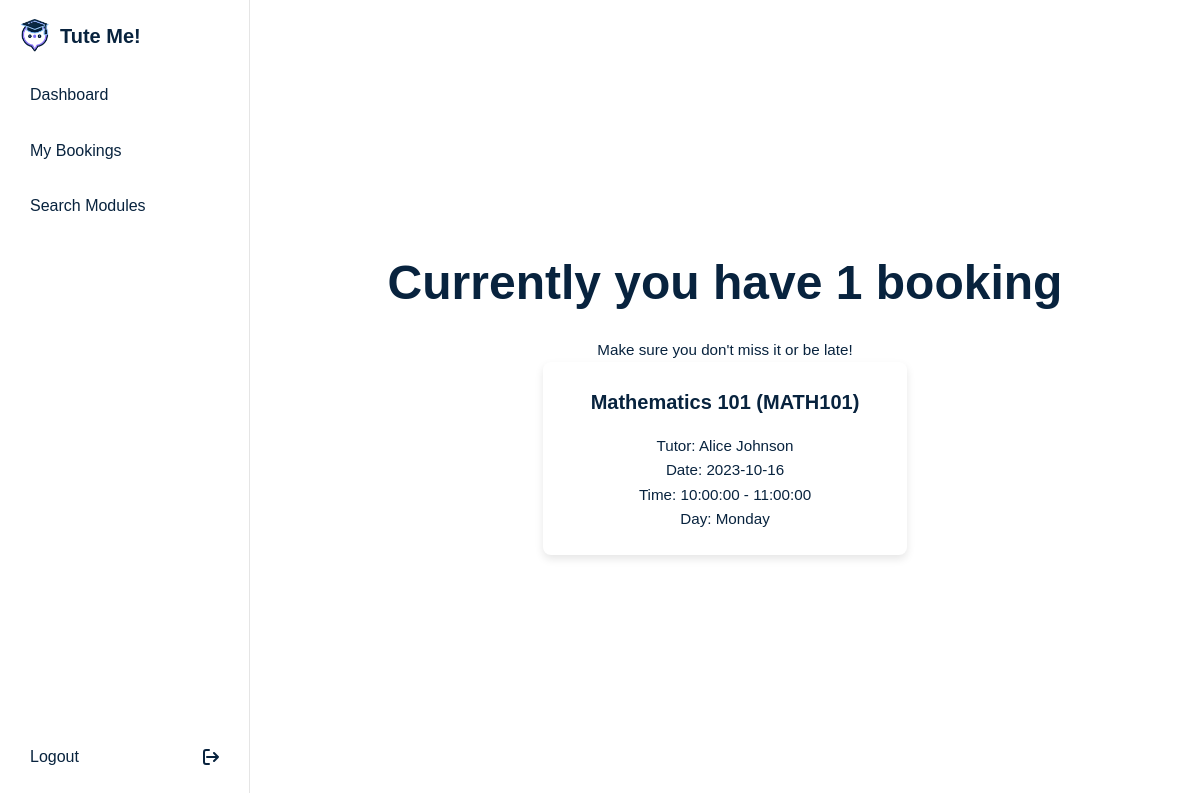
Screenshot of /view_bookings (signed in) with the database file from the repository.
### app/models.py (models this page shows, shortened)
class Booking(db.Model):
    __tablename__ = 'bookings'
    booking_id = db.Column(db.Integer, primary_key=True, autoincrement=True)
    student_id = db.Column(db.Integer, db.ForeignKey('users.user_id'), nullable=False)
    tutor_id = db.Column(db.Integer, db.ForeignKey('users.user_id'), nullable=False)
    module_id = db.Column(db.Integer, db.ForeignKey('modules.module_id'), nullable=False)
    availability_id = db.Column(db.Integer, db.ForeignKey('tutor_availability.availability_id'), nullable=False)
    booking_date = db.Column(db.Date, nullable=False)
    module = db.relationship('Module', backref='bookings')
    tutor = db.relationship('User', foreign_keys=[tutor_id], backref='tutor_bookings')
    student = db.relationship('User', foreign_keys=[student_id], backref='student_bookings')  # Add this line
    availability = db.relationship('TutorAvailability', backref='bookings')
    __table_args__ = (
        db.UniqueConstraint('tutor_id', 'module_id', 'booking_date', 'availability_id', name='unique_booking'),
    )

class Module(db.Model):
    __tablename__ = 'modules'
    module_id = db.Column(db.Integer, primary_key=True)
    module_name = db.Column(db.String(80), nullable=False)
    module_code = db.Column(db.String(10), unique=True, nullable=False)
    description = db.Column(db.String(200), nullable=True)

class User(db.Model):
    __tablename__ = 'users'
    user_id = db.Column(db.Integer, primary_key=True)
    username = db.Column(db.String(80), unique=True, nullable=False)
    email = db.Column(db.String(120), unique=True, nullable=False)
    password = db.Column(db.String(120), nullable=False)
    role = db.Column(db.String(20), nullable=False)
    name = db.Column(db.String(80), nullable=False)
    surname = db.Column(db.String(80), nullable=False)

class TutorAvailability(db.Model):
    __tablename__ = 'tutor_availability'
    availability_id = db.Column(db.Integer, primary_key=True, autoincrement=True)
    tutor_id = db.Column(db.Integer, db.ForeignKey('users.user_id'), nullable=False)
    module_id = db.Column(db.Integer, db.ForeignKey('modules.module_id'), nullable=False)
    day_of_week = db.Column(db.String(10), nullable=False)
    start_time = db.Column(db.Time, nullable=False)
    end_time = db.Column(db.Time, nullable=False)
    module = db.relationship('Module', backref='tutor_availabilities')
    __table_args__ = (
        db.UniqueConstraint('tutor_id', 'module_id', 'day_of_week', 'start_time', 'end_time', name='unique_availability'),
    )

### app/routes/student.py (the view)
@router.route('/view_bookings')
def view_bookings():
    if 'user_id' not in session or session['role'] != 'student':
        flash('Please log in as a student', 'error')
        return redirect(url_for('main.login'))
    student_id = session['user_id']
    bookings = (
        Booking.query
        .filter_by(student_id=student_id)
        .join(Module, Booking.module_id == Module.module_id)
        .join(User, Booking.tutor_id == User.user_id)
        .join(TutorAvailability, Booking.availability_id == TutorAvailability.availability_id)
        .all()
    )
    return render_template('view_bookings.html', bookings=bookings)

### app/templates/view_bookings.html
{% extends "base.html" %}
{% block content %}
<section class="view-bookings">
    {% if bookings|length == 1 %}
        <div class="title">
            <h1>Currently you have {{ bookings|length }} booking</h1>
            <p>Make sure you don't miss it or be late!</p>
        </div>
    {% elif bookings|length > 1 %}
        <div class="title">
            <h1>Currently you have {{ bookings|length }} bookings</h1>
            <p>Make sure you don't miss it or be late!</p>
        </div>
    {% endif %}
    {% if bookings %}
        <div class="cards">
            {% for booking in bookings %}
                <div class="card">
                    <h3>{{ booking.module.module_name }} ({{ booking.module.module_code }})</h3>
                    <p>Tutor: {{ booking.tutor.name }} {{ booking.tutor.surname }}</p>
                    <p>Date: {{ booking.booking_date }}</p>
                    <p>Time: {{ booking.availability.start_time }} - {{ booking.availability.end_time }}</p>
                    <p>Day: {{ booking.availability.day_of_week }}</p>
                </div>
            {% endfor %}
        </div>
    {% else %}
        <p>You have no bookings.</p>
    {% endif %}
</section>
{% endblock %}

### app/static/styles/sass.css (style rules this page uses)
h1, h2, h3 { font-weight: 700; color: #08233E; margin-bottom: 1rem; }
h1 { font-size: 3em; }
h3 { font-size: 1.25em; }
p { font-size: 0.95em; }
* { margin: 0; padding: 0; box-sizing: border-box; }
html { scroll-behavior: smooth; }
body { background-color: #FFFFFF; line-height: 1.6; font-family: "Poppins", sans-serif; font-weight: 500; color: #08233E; }
.cards { display: flex; justify-content: center; gap: 2rem; width: 100%; }
.cards .card { background-color: #FFFFFF; border-radius: 0.5rem; padding: 1.5rem; width: 40%; box-shadow: 0 0.25rem 0.5rem rgba(0, 0, 0, 0.1); transition: transform 0.3s ease, box-shadow 0.3s ease; cursor: pointer; }

### app/static/styles/students.css (style rules this page uses)
h1, h2, h3 { font-weight: 700; color: #08233E; margin-bottom: 1rem; }
h1 { font-size: 3em; }
h3 { font-size: 1.25em; }
p { font-size: 0.95em; }
* { margin: 0; padding: 0; box-sizing: border-box; }
html { scroll-behavior: smooth; }
body { background-color: #FFFFFF; line-height: 1.6; font-family: "Poppins", sans-serif; font-weight: 500; color: #08233E; }
.cards { display: flex; justify-content: center; gap: 2rem; width: 100%; }
.cards .card { background-color: #FFFFFF; border-radius: 0.5rem; padding: 1.5rem; width: 40%; box-shadow: 0 0.25rem 0.5rem rgba(0, 0, 0, 0.1); transition: transform 0.3s ease, box-shadow 0.3s ease; cursor: pointer; }
main .dashboard, main .search-modules, main .view-bookings, main .book-session { margin-left: 250px; padding: 20px; width: calc(100% - 250px); min-height: 100vh; display: flex; flex-direction: column; }
main .view-bookings { text-align: center; display: flex; flex-direction: column; align-items: center; justify-content: center; }
main .view-bookings .cards { flex-wrap: wrap; }

### rows the page displays
Booking: module.module_name "Mathematics 101", module.module_code "MATH101", tutor.name "Alice", tutor.surname "Johnson", booking_date "2023-10-16", availability.start_time "10:00:00", availability.end_time "11:00:00", availability.day_of_week "Monday"

### other values shown
{{ bookings|length }} "1"
